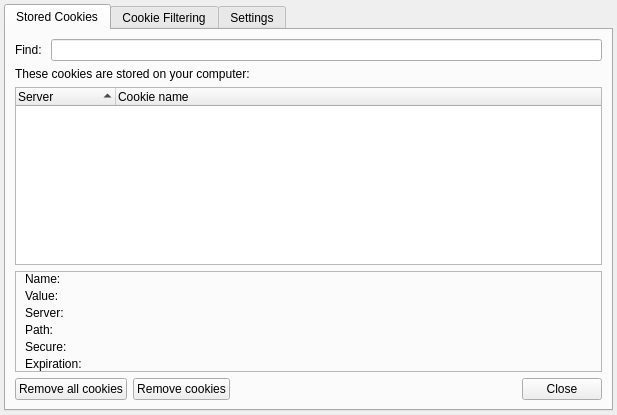
<?xml version="1.0" encoding="UTF-8"?>
<ui version="4.0">
 <class>CookieManager</class>
 <widget class="QWidget" name="CookieManager">
  <property name="geometry">
   <rect>
    <x>0</x>
    <y>0</y>
    <width>617</width>
    <height>415</height>
   </rect>
  </property>
  <property name="windowTitle">
   <string>Cookies</string>
  </property>
  <layout class="QHBoxLayout" name="horizontalLayout">
   <property name="margin">
    <number>4</number>
   </property>
   <item>
    <widget class="QTabWidget" name="tabWidget">
     <property name="currentIndex">
      <number>0</number>
     </property>
     <widget class="QWidget" name="tab">
      <attribute name="title">
       <string>Stored Cookies</string>
      </attribute>
      <layout class="QGridLayout" name="gridLayout">
       <item row="0" column="0">
        <widget class="QLabel" name="label">
         <property name="text">
          <string>Find: </string>
         </property>
        </widget>
       </item>
       <item row="0" column="1">
        <widget class="QLineEdit" name="search"/>
       </item>
       <item row="1" column="0" colspan="2">
        <widget class="QLabel" name="label_2">
         <property name="text">
          <string>These cookies are stored on your computer:</string>
         </property>
        </widget>
       </item>
       <item row="2" column="0" colspan="2">
        <widget class="TreeWidget" name="cookieTree">
         <property name="sortingEnabled">
          <bool>true</bool>
         </property>
         <column>
          <property name="text">
           <string>Server</string>
          </property>
         </column>
         <column>
          <property name="text">
           <string>Cookie name</string>
          </property>
         </column>
        </widget>
       </item>
       <item row="3" column="0" colspan="2">
        <widget class="QFrame" name="frame">
         <property name="frameShape">
          <enum>QFrame::StyledPanel</enum>
         </property>
         <property name="frameShadow">
          <enum>QFrame::Raised</enum>
         </property>
         <layout class="QGridLayout" name="gridLayout_2">
          <property name="topMargin">
           <number>0</number>
          </property>
          <property name="rightMargin">
           <number>0</number>
          </property>
          <property name="bottomMargin">
           <number>0</number>
          </property>
          <property name="horizontalSpacing">
           <number>6</number>
          </property>
          <property name="verticalSpacing">
           <number>3</number>
          </property>
          <item row="0" column="0">
           <widget class="QLabel" name="label_3">
            <property name="sizePolicy">
             <sizepolicy hsizetype="Fixed" vsizetype="Preferred">
              <horstretch>0</horstretch>
              <verstretch>0</verstretch>
             </sizepolicy>
            </property>
            <property name="text">
             <string>Name:</string>
            </property>
            <property name="alignment">
             <set>Qt::AlignLeading|Qt::AlignLeft|Qt::AlignVCenter</set>
            </property>
           </widget>
          </item>
          <item row="1" column="0">
           <widget class="QLabel" name="label_4">
            <property name="text">
             <string>Value:</string>
            </property>
           </widget>
          </item>
          <item row="2" column="0">
           <widget class="QLabel" name="label_5">
            <property name="text">
             <string>Server:</string>
            </property>
           </widget>
          </item>
          <item row="3" column="0">
           <widget class="QLabel" name="label_6">
            <property name="text">
             <string>Path:</string>
            </property>
           </widget>
          </item>
          <item row="4" column="0">
           <widget class="QLabel" name="label_7">
            <property name="text">
             <string>Secure:</string>
            </property>
           </widget>
          </item>
          <item row="5" column="0">
           <widget class="QLabel" name="label_8">
            <property name="text">
             <string>Expiration:</string>
            </property>
           </widget>
          </item>
          <item row="0" column="1">
           <widget class="SqueezeLabelV2" name="name">
            <property name="text">
             <string>&lt;cookie not selected&gt;</string>
            </property>
            <property name="textInteractionFlags">
             <set>Qt::LinksAccessibleByMouse|Qt::TextSelectableByMouse</set>
            </property>
           </widget>
          </item>
          <item row="1" column="1">
           <widget class="SqueezeLabelV2" name="value">
            <property name="text">
             <string>&lt;cookie not selected&gt;</string>
            </property>
            <property name="textInteractionFlags">
             <set>Qt::LinksAccessibleByMouse|Qt::TextSelectableByMouse</set>
            </property>
           </widget>
          </item>
          <item row="2" column="1">
           <widget class="SqueezeLabelV2" name="server">
            <property name="text">
             <string>&lt;cookie not selected&gt;</string>
            </property>
            <property name="textInteractionFlags">
             <set>Qt::LinksAccessibleByMouse|Qt::TextSelectableByMouse</set>
            </property>
           </widget>
          </item>
          <item row="3" column="1">
           <widget class="QLabel" name="path">
            <property name="text">
             <string>&lt;cookie not selected&gt;</string>
            </property>
            <property name="textInteractionFlags">
             <set>Qt::LinksAccessibleByMouse|Qt::TextSelectableByMouse</set>
            </property>
           </widget>
          </item>
          <item row="4" column="1">
           <widget class="SqueezeLabelV2" name="secure">
            <property name="text">
             <string>&lt;cookie not selected&gt;</string>
            </property>
            <property name="textInteractionFlags">
             <set>Qt::LinksAccessibleByMouse|Qt::TextSelectableByMouse</set>
            </property>
           </widget>
          </item>
          <item row="5" column="1">
           <widget class="SqueezeLabelV2" name="expiration">
            <property name="text">
             <string>&lt;cookie not selected&gt;</string>
            </property>
            <property name="textInteractionFlags">
             <set>Qt::LinksAccessibleByMouse|Qt::TextSelectableByMouse</set>
            </property>
           </widget>
          </item>
         </layout>
        </widget>
       </item>
       <item row="4" column="0" colspan="2">
        <widget class="QFrame" name="frame_2">
         <property name="frameShape">
          <enum>QFrame::NoFrame</enum>
         </property>
         <property name="frameShadow">
          <enum>QFrame::Raised</enum>
         </property>
         <layout class="QHBoxLayout" name="horizontalLayout_2">
          <property name="margin">
           <number>0</number>
          </property>
          <item>
           <widget class="QPushButton" name="removeAll">
            <property name="text">
             <string>Remove all cookies</string>
            </property>
           </widget>
          </item>
          <item>
           <widget class="QPushButton" name="removeOne">
            <property name="text">
             <string>Remove cookies</string>
            </property>
           </widget>
          </item>
          <item>
           <widget class="QDialogButtonBox" name="close">
            <property name="sizePolicy">
             <sizepolicy hsizetype="Expanding" vsizetype="Fixed">
              <horstretch>0</horstretch>
              <verstretch>0</verstretch>
             </sizepolicy>
            </property>
            <property name="standardButtons">
             <set>QDialogButtonBox::Close</set>
            </property>
           </widget>
          </item>
         </layout>
        </widget>
       </item>
      </layout>
     </widget>
     <widget class="QWidget" name="tab_2">
      <attribute name="title">
       <string>Cookie Filtering</string>
      </attribute>
      <layout class="QGridLayout" name="gridLayout_3">
       <item row="0" column="0">
        <widget class="QLabel" name="label_9">
         <property name="text">
          <string>&lt;b&gt;Cookie whitelist&lt;/b&gt;</string>
         </property>
        </widget>
       </item>
       <item row="1" column="0" colspan="2">
        <widget class="QLabel" name="label_11">
         <property name="text">
          <string>Cookies from these servers will ALWAYS be accepted (even if you have disabled saving cookies)</string>
         </property>
         <property name="wordWrap">
          <bool>true</bool>
         </property>
        </widget>
       </item>
       <item row="2" column="1">
        <layout class="QVBoxLayout" name="verticalLayout">
         <item>
          <spacer name="verticalSpacer">
           <property name="orientation">
            <enum>Qt::Vertical</enum>
           </property>
           <property name="sizeHint" stdset="0">
            <size>
             <width>20</width>
             <height>40</height>
            </size>
           </property>
          </spacer>
         </item>
         <item>
          <widget class="QPushButton" name="whiteAdd">
           <property name="text">
            <string>Add</string>
           </property>
          </widget>
         </item>
         <item>
          <widget class="QPushButton" name="whiteRemove">
           <property name="text">
            <string>Remove</string>
           </property>
          </widget>
         </item>
        </layout>
       </item>
       <item row="2" column="0">
        <widget class="QListWidget" name="whiteList"/>
       </item>
       <item row="3" column="0">
        <widget class="QLabel" name="label_10">
         <property name="text">
          <string>&lt;b&gt;Cookie blacklist&lt;/b&gt;</string>
         </property>
        </widget>
       </item>
       <item row="4" column="0" colspan="2">
        <widget class="QLabel" name="label_12">
         <property name="text">
          <string>Cookies from these servers will NEVER be accepted</string>
         </property>
         <property name="wordWrap">
          <bool>true</bool>
         </property>
        </widget>
       </item>
       <item row="5" column="0">
        <widget class="QListWidget" name="blackList"/>
       </item>
       <item row="5" column="1">
        <layout class="QVBoxLayout" name="verticalLayout_2">
         <item>
          <spacer name="verticalSpacer_2">
           <property name="orientation">
            <enum>Qt::Vertical</enum>
           </property>
           <property name="sizeHint" stdset="0">
            <size>
             <width>20</width>
             <height>40</height>
            </size>
           </property>
          </spacer>
         </item>
         <item>
          <widget class="QPushButton" name="blackAdd">
           <property name="text">
            <string>Add</string>
           </property>
          </widget>
         </item>
         <item>
          <widget class="QPushButton" name="blackRemove">
           <property name="text">
            <string>Remove</string>
           </property>
          </widget>
         </item>
        </layout>
       </item>
       <item row="6" column="0" colspan="2">
        <widget class="QDialogButtonBox" name="close2">
         <property name="standardButtons">
          <set>QDialogButtonBox::Close</set>
         </property>
        </widget>
       </item>
      </layout>
     </widget>
     <widget class="QWidget" name="tab_3">
      <attribute name="title">
       <string>Settings</string>
      </attribute>
      <layout class="QGridLayout" name="gridLayout_4">
       <item row="0" column="0" colspan="3">
        <widget class="QLabel" name="label_13">
         <property name="text">
          <string>&lt;b&gt;Cookie Settings&lt;/b&gt;</string>
         </property>
        </widget>
       </item>
       <item row="1" column="1" colspan="2">
        <widget class="QCheckBox" name="saveCookies">
         <property name="text">
          <string>Allow storing of cookies</string>
         </property>
        </widget>
       </item>
       <item row="2" column="0">
        <spacer name="horizontalSpacer_2">
         <property name="orientation">
          <enum>Qt::Horizontal</enum>
         </property>
         <property name="sizeType">
          <enum>QSizePolicy::Fixed</enum>
         </property>
         <property name="sizeHint" stdset="0">
          <size>
           <width>10</width>
           <height>20</height>
          </size>
         </property>
        </spacer>
       </item>
       <item row="2" column="1">
        <spacer name="horizontalSpacer">
         <property name="orientation">
          <enum>Qt::Horizontal</enum>
         </property>
         <property name="sizeType">
          <enum>QSizePolicy::Fixed</enum>
         </property>
         <property name="sizeHint" stdset="0">
          <size>
           <width>40</width>
           <height>20</height>
          </size>
         </property>
        </spacer>
       </item>
       <item row="2" column="2">
        <widget class="QCheckBox" name="deleteCookiesOnClose">
         <property name="text">
          <string>Delete cookies on close</string>
         </property>
        </widget>
       </item>
       <item row="2" column="3">
        <spacer name="horizontalSpacer_22">
         <property name="orientation">
          <enum>Qt::Horizontal</enum>
         </property>
         <property name="sizeHint" stdset="0">
          <size>
           <width>344</width>
           <height>20</height>
          </size>
         </property>
        </spacer>
       </item>
       <item row="3" column="1" colspan="2">
        <widget class="QCheckBox" name="filter3rdParty">
         <property name="text">
          <string>Filter 3rd party cookies</string>
         </property>
        </widget>
       </item>
       <item row="4" column="1" colspan="2">
        <widget class="QCheckBox" name="filterTracking">
         <property name="text">
          <string>Filter tracking cookies</string>
         </property>
        </widget>
       </item>
       <item row="6" column="3">
        <spacer name="verticalSpacer_3">
         <property name="orientation">
          <enum>Qt::Vertical</enum>
         </property>
         <property name="sizeHint" stdset="0">
          <size>
           <width>20</width>
           <height>40</height>
          </size>
         </property>
        </spacer>
       </item>
       <item row="5" column="1" colspan="3">
        <widget class="QLabel" name="label_19">
         <property name="text">
          <string>&lt;b&gt;Warning:&lt;/b&gt; Filter 3rd party and tracking cookies options can lead to deny some cookies from sites. If you have problems with cookies, try to disable these options first!</string>
         </property>
         <property name="wordWrap">
          <bool>true</bool>
         </property>
        </widget>
       </item>
       <item row="7" column="3">
        <widget class="QDialogButtonBox" name="close3">
         <property name="standardButtons">
          <set>QDialogButtonBox::Close</set>
         </property>
        </widget>
       </item>
      </layout>
     </widget>
    </widget>
   </item>
  </layout>
 </widget>
 <customwidgets>
  <customwidget>
   <class>TreeWidget</class>
   <extends>QTreeWidget</extends>
   <header>treewidget.h</header>
  </customwidget>
  <customwidget>
   <class>SqueezeLabelV2</class>
   <extends>QLabel</extends>
   <header>squeezelabelv2.h</header>
  </customwidget>
 </customwidgets>
 <resources/>
 <connections/>
</ui>
